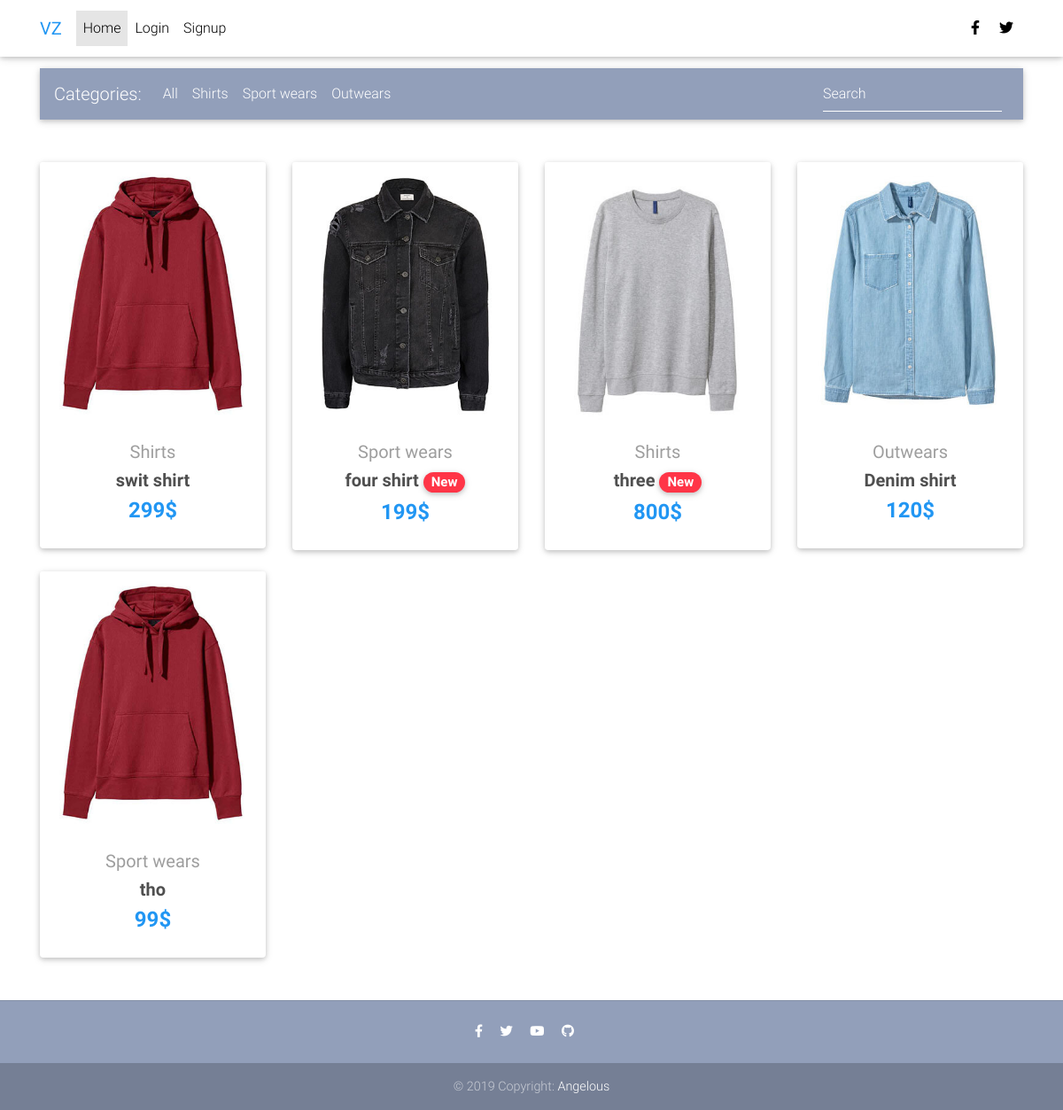
The page / on the database its author committed.
### pages/models.py (models this page shows, shortened)
class Category(models.Model):
    name_category = models.CharField(max_length=50)
    def __str__(self):
        return self.name_category

class Product(models.Model):
    new_old = [
        ('Old','Old'),
        ('New','New'),
    ]
    name = models.CharField(max_length=20)
    description = models.TextField()
    category = models.ForeignKey('Category' , on_delete=models.CASCADE,verbose_name='Choose category', null=True , blank=True)
    old_new = models.CharField(choices=new_old , verbose_name='Choose New & Old' , null=True , blank=True , max_length=10)
    price = models.DecimalField(max_digits=6 , decimal_places=0)
    old_price = models.DecimalField(max_digits=6 , decimal_places=0)
    slug = models.SlugField(blank=True , null=True)
    photo = models.ImageField(upload_to='photos/%y/%m/%d' , null=True , blank=True)
    date  = models.DateTimeField(default=datetime.now())
    active = models.BooleanField(default=True)
    class Meta:
        ordering=['-date']

### pages/views.py (the view)
# urls.py: path('', views.index , name='index'),
def index(request):
    CATID = request.GET.get('category')
    if CATID :
        search = Product.objects.filter(category = CATID)
    else:
        search = Product.objects.all()
    name = None
    categories = Category.objects.all()
    if 'search_name' in request.GET:
        name = request.GET['search_name']
        if name:
            search = search.filter(name__icontains=name)
    paginator = Paginator(search, 8)
    page_number = request.GET.get('page')
    page_obj = paginator.get_page(page_number)
    context = {
        'productall':page_obj,
        'categories':categories,
    }
    return render(request , 'pages/index.html',context)

### templates/pages/index.html (shortened to what this page needs)
{%  extends 'base.html'  %}
{%   load static  %}
{%  block content %}
<main>
    <div class="container">
      <nav class="navbar navbar-expand-lg navbar-dark mdb-color lighten-3 mt-3 mb-5 " id="yasa">
        <span class="navbar-brand">Categories:</span>
        <div class="collapse navbar-collapse" id="basicExampleNav">
          <ul class="navbar-nav mr-auto">
            <li class="nav-item ">
              <a class="nav-link" href="{%  url 'index'  %}">All
              </a>
            </li>
            {%  for category in categories  %}
            <li class="nav-item">
              <a class="nav-link" href="{%  url 'index'  %}?category={{category.id}}">{{category.name_category}}</a>
            </li>
            {% endfor  %}
          </ul>
          <form class="form-inline" method="GET" action="{%  url 'index'  %}">
            <div class="md-form my-0">
              <input class="form-control mr-sm-2" type="text" placeholder="Search" aria-label="Search" name="search_name">
            </div>
          </form>
        </div>
      </nav>
      <section class="text-center mb-4">
        <div class="row wow fadeIn">
          {% for x in productall  %}
              <div class="col-lg-3 col-md-6 mb-4">
                <div class="card">
                  <div class="view overlay">
                    {% if x.photo %}
                    <a href="{%  url 'product' x.slug %}">
                    <img src="{{x.photo.url}}" class="card-img-top"
                      alt="">
                    {% else %}
                    <img src="{%  static 'img/t2.jpg' %}" class="card-img-top img_defult"
                      alt=""></a>
                    <a>
                    {% endif  %}
                    </a>
                  </div>
                  <div class="card-body text-center">
                    <a href="" class="grey-text">
                      <h5>{{x.category}}</h5>
                    </a>
                    <h5>
                      <strong>
                        <a href="{%  url 'product' x.slug %}" class="dark-grey-text">{{x.name}}
                          {% if x.old_new == 'New'  %}
                          <span class="badge badge-pill danger-color">{{x.old_new}}</span>
                          {% endif  %}
                        </a>
                      </strong>
                    </h5>
                    <h4 class="font-weight-bold blue-text">
                      <strong>{{x.price}}$</strong>
                    </h4>
                  </div>
                </div>
              </div>
            {% endfor %}
        </div>
      </section>
    </div>
  </main>
{%  endblock %}

### templates/base.html (shortened to what this page needs)
{% load static  %}
<!DOCTYPE html>
<html lang="en">
<head>
  <link rel="stylesheet" href="https://use.fontawesome.com/releases/v5.11.2/css/all.css">
  <link href="{% static 'css/bootstrap.min.css' %}" rel="stylesheet">
  <link href="{% static 'css/mdb.min.css' %}" rel="stylesheet">
  <link href="{% static 'css/yasa.css' %}" rel="stylesheet">
  <link href="{% static 'css/style.min.css' %}" rel="stylesheet">
</head>
<body>
    {% include 'partials/_navbar.html'  %}
    {% block content  %}
    {% endblock   %}
    {%  include 'partials/_footer.html'   %}
</body>
</html>

### templates/partials/_navbar.html (shortened to what this page needs)
<nav class="navbar fixed-top navbar-expand-lg navbar-light white scrolling-navbar">
    <div class="container">
      <a class="navbar-brand waves-effect" href="{% url 'index'  %}">
        <strong class="blue-text">VZ</strong>
      </a>
      <div class="collapse navbar-collapse" id="navbarSupportedContent">
        <ul class="navbar-nav mr-auto">
          <li
          {% if '/' == request.path %}
             class="nav-item active"
          {% else  %}
           class="nav-item"
          {% endif  %}
          >
            <a class="nav-link waves-effect" href="{%  url 'index'  %}">Home
            </a>
          </li>
          {%  if request.user.is_authenticated %}
          <li class="nav-item">
            <a class="nav-link waves-effect" style="margin-left:782px" href="{% url 'logout'  %}">logout</a>
          </li>
          {% else %}
          <li
          {% if 'signin' in request.path %}
             class="nav-item active"
          {% else   %}
             class="nav-item "
          {% endif   %}
          >
            <a class="nav-link waves-effect" href="{% url 'signin'  %}">Login</a>
          </li>
          <li
          {% if 'signup' in request.path %}
             class="nav-item active"
          {% else  %}
             class="nav-item"
          {% endif  %}
          >
            <a class="nav-link waves-effect" href="{% url 'signup'   %}" >
              Signup</a>
          </li>
          {% endif  %}
        </ul>
        <ul class="navbar-nav nav-flex-icons">
          <li class="nav-item">
            <a href="https://www.facebook.com/yasa.nasser.5" class="nav-link waves-effect" target="_blank">
              <i class="fab fa-facebook-f"></i>
            </a>
          </li>
          <li class="nav-item">
            <a href="https://www.facebook.com/yasa.nasser.5" class="nav-link waves-effect" target="_blank">
              <i class="fab fa-twitter"></i>
            </a>
          </li>
        </ul>
      </div>
    </div>
  </nav>

### templates/partials/_footer.html
<footer class="page-footer text-center font-small mt-4 wow fadeIn">
    <hr class="my-4">
    <div class="pb-4">
      <a href="https://www.facebook.com/yasa.nasser.5" target="_blank">
        <i class="fab fa-facebook-f mr-3"></i>
      </a>
      <a href="https://twitter.com/yasa.nasser.5" target="_blank">
        <i class="fab fa-twitter mr-3"></i>
      </a>
      <a href="https://www.youtube.com/watch?v=7MUISDJ5ZZ4" target="_blank">
        <i class="fab fa-youtube mr-3"></i>
      </a>
      <a href="https://github.com/mdbootstrap/bootstrap-material-design" target="_blank">
        <i class="fab fa-github mr-3"></i>
      </a>
    </div>
    <div class="footer-copyright py-3">
      © 2019 Copyright:
      <a href="https://fb.com/yasa.nasser.5" target="_blank"> Angelous </a>
    </div>
  </footer>

### mycoffee/static/css/yasa.css (style rules this page uses)
#yasa { margin-top: 4.8rem!important; }

### templates/base.html (style rules this page uses)
html, body, header, .carousel { height: 60vh; }

### rows shown on the page
Category: name_category "Shirts"
Category: name_category "Sport wears"
Category: name_category "Outwears"
Product: photo (picture), category "Shirts", name "swit shirt", price "299"
Product: photo (picture), category "Sport wears", name "four shirt", old_new "New", price "199"
Product: photo (picture), category "Shirts", name "three", old_new "New", price "800"
Product: photo (picture), category "Outwears", name "Denim shirt", price "120"
Product: photo (picture), category "Sport wears", name "tho", price "99"
